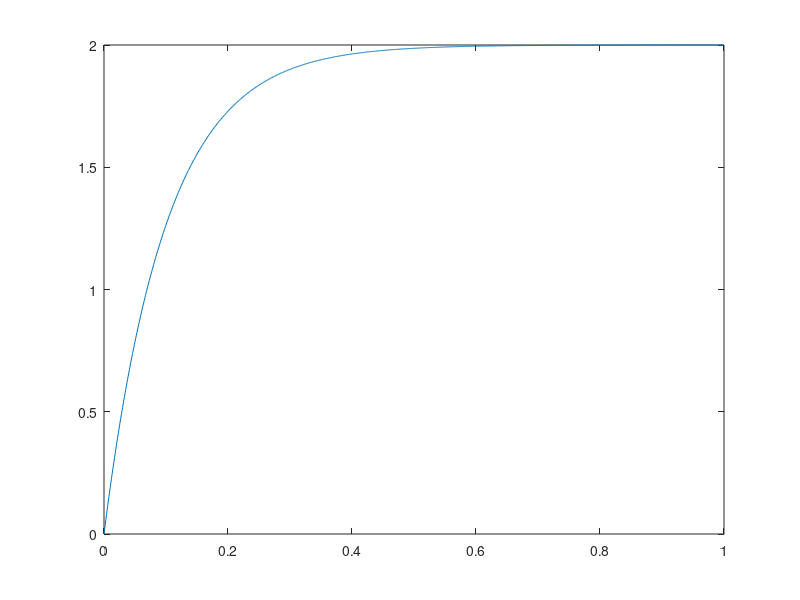

Write MATLAB code to recreate this figure. (Note: this script raises an error after producing the figure.)
K = 2.0;
tau = 0.1;

% First-order transfer function
s = tf('s');
G = K / (tau*s + 1);

% Step response
t = 0:0.001:1.0;
[y, t_out] = step(G, t);

% Performance metrics
t_delay = -tau * log(0.5);
t_rise  = tau * log(9.0);    % 10-90%
t_settle_2 = -tau * log(0.02);

fprintf('t_d   = %f s\n', t_delay);
fprintf('t_r   = %f s\n', t_rise);
fprintf('t_s2%% = %f s\n', t_settle_2);

figure;
plot(t_out, y); hold on;
yline(K, '--', 'Final value');
xline(t_delay, ':', 't_d');
xline(t_rise, ':', 't_r');
xline(t_settle_2, ':', 't_s 2%%');
grid on;
xlabel('t [s]');
ylabel('y(t)');

% Simulink implementation:
% - Use a "Step" block with amplitude 1.
% - Use a "Transfer Fcn" block with numerator [K] and denominator [tau 1].
% - Use "Scope" or "To Workspace" blocks to visualize y(t).
